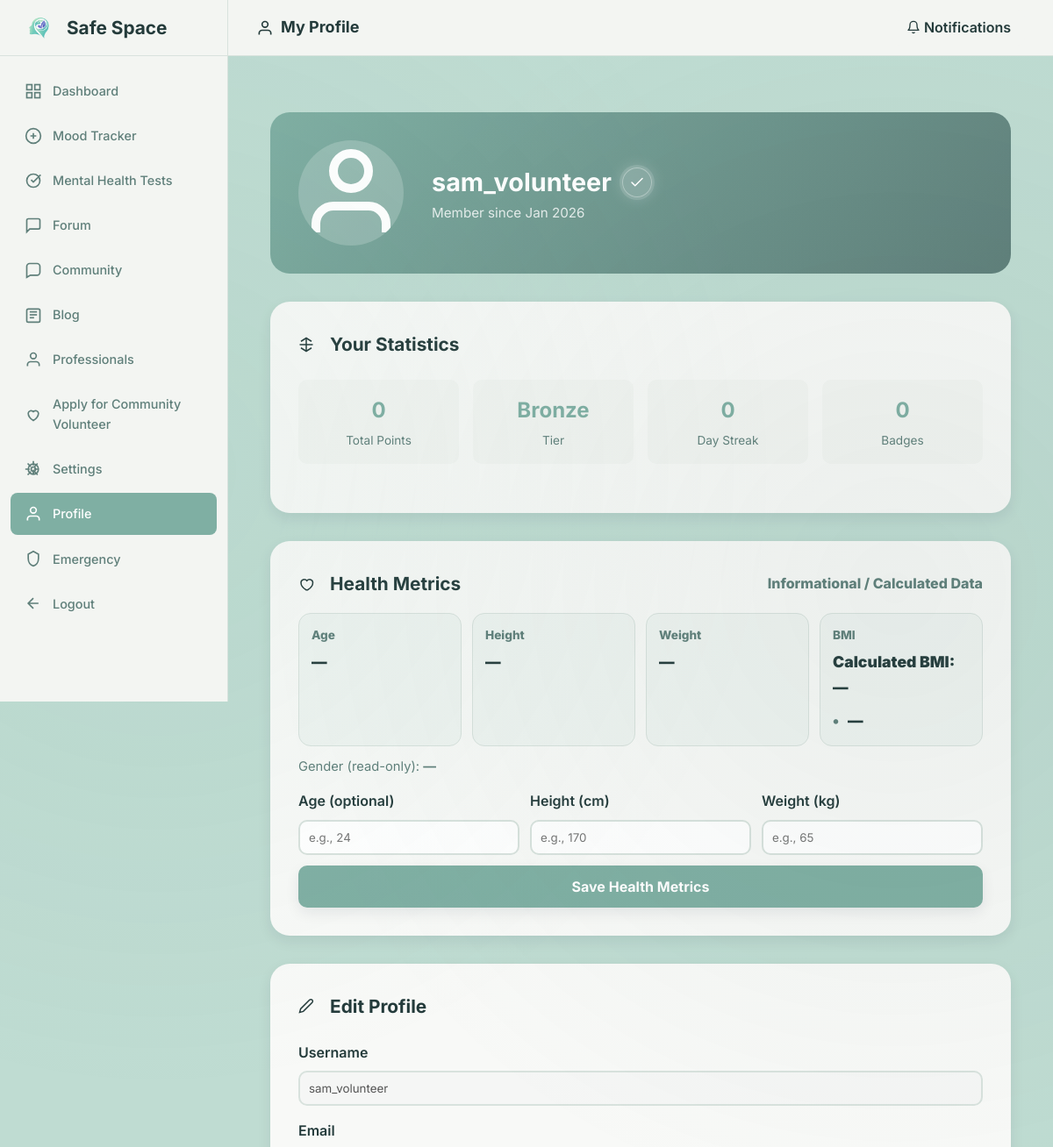
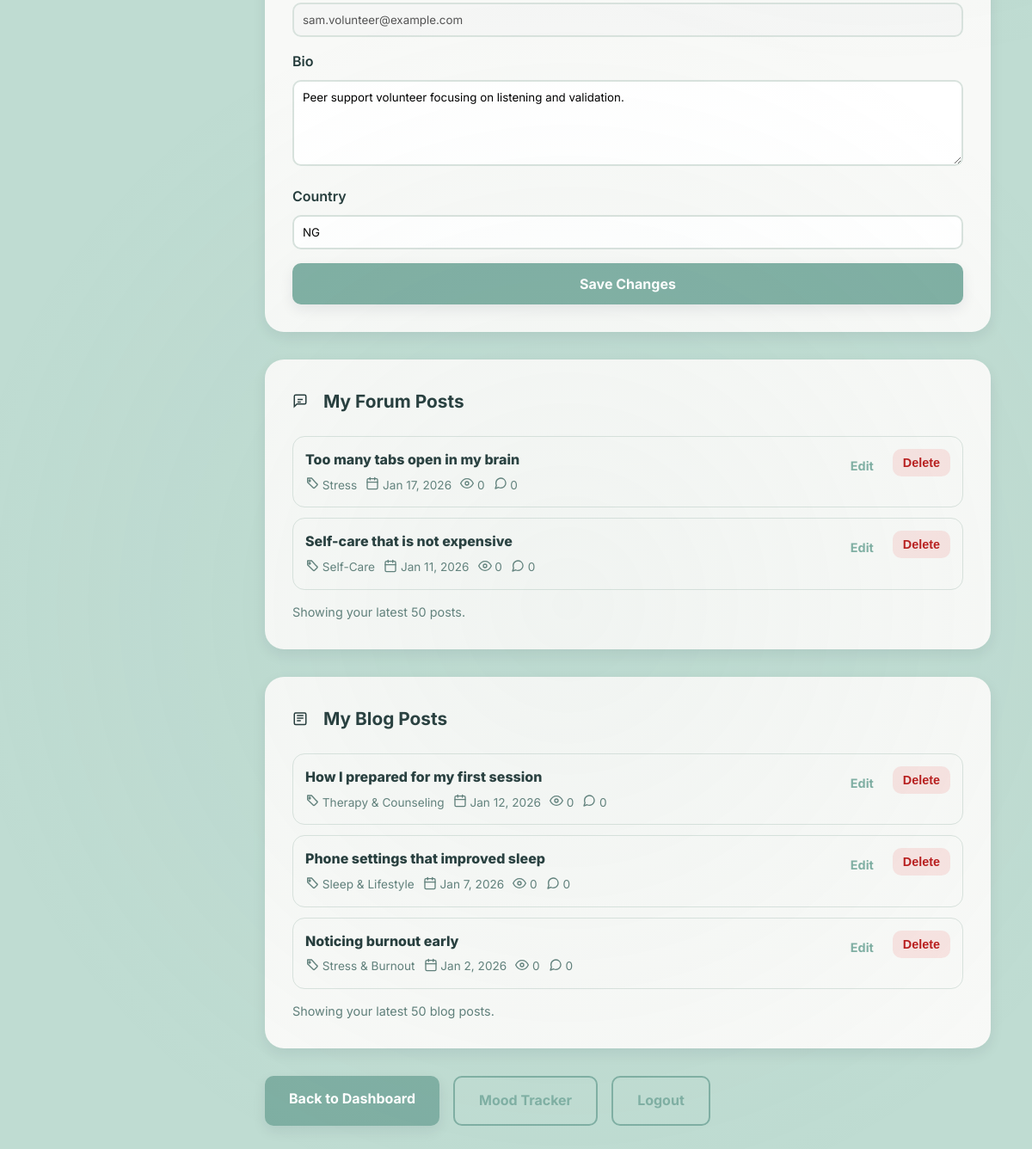
The page /dashboard/profile.php (signed in) on the database its author committed (2 pictures, top to bottom).
### tables this page shows
CREATE TABLE users (
    user_id INT AUTO_INCREMENT PRIMARY KEY,
    username VARCHAR(50) UNIQUE NOT NULL,
    email VARCHAR(100) UNIQUE NOT NULL,
    password_hash VARCHAR(255) NOT NULL,
    full_name VARCHAR(100) NULL,
    phone VARCHAR(30) NULL,
    user_type ENUM('patient', 'professional', 'volunteer', 'supporter', 'community_healer') NOT NULL,
    is_anonymous BOOLEAN DEFAULT TRUE,
    is_verified BOOLEAN DEFAULT FALSE,
    is_active BOOLEAN DEFAULT TRUE,
    profile_picture VARCHAR(255) NULL,
    bio TEXT NULL,
    date_of_birth DATE NULL,
    gender ENUM('male', 'female', 'non_binary', 'prefer_not_to_say', 'other') NULL,
    country VARCHAR(100) NULL,
    timezone VARCHAR(50) DEFAULT 'UTC',
    created_at TIMESTAMP DEFAULT CURRENT_TIMESTAMP,
    last_login TIMESTAMP NULL,
    email_verified_at TIMESTAMP NULL,
    verification_token VARCHAR(100) NULL,
    reset_token VARCHAR(100) NULL,
    reset_token_expiry TIMESTAMP NULL,
    INDEX idx_username (username),
    INDEX idx_email (email),
    INDEX idx_user_type (user_type),
    INDEX idx_is_active (is_active)
);

CREATE TABLE forum_posts (
    post_id INT AUTO_INCREMENT PRIMARY KEY,
    user_id INT NOT NULL,
    category VARCHAR(100) NOT NULL,
    title VARCHAR(255) NOT NULL,
    content LONGTEXT NOT NULL,
    is_encrypted BOOLEAN DEFAULT TRUE,
    view_count INT DEFAULT 0,
    reply_count INT DEFAULT 0,
    is_pinned BOOLEAN DEFAULT FALSE,
    is_locked BOOLEAN DEFAULT FALSE,
    status ENUM('published', 'draft', 'deleted', 'flagged') DEFAULT 'published',
    created_at TIMESTAMP DEFAULT CURRENT_TIMESTAMP,
    updated_at TIMESTAMP DEFAULT CURRENT_TIMESTAMP ON UPDATE CURRENT_TIMESTAMP,
    FOREIGN KEY (user_id) REFERENCES users(user_id) ON DELETE CASCADE,
    INDEX idx_category (category),
    INDEX idx_status (status),
    INDEX idx_created_at (created_at),
    INDEX idx_user_posts (user_id, created_at)
);

CREATE TABLE blog_posts (
    blog_id INT AUTO_INCREMENT PRIMARY KEY,
    user_id INT NOT NULL,
    category VARCHAR(120) NOT NULL,
    title VARCHAR(255) NOT NULL,
    content LONGTEXT NOT NULL,
    is_professional_post BOOLEAN DEFAULT FALSE,
    view_count INT DEFAULT 0,
    comment_count INT DEFAULT 0,
    status ENUM('published', 'draft', 'deleted', 'flagged') DEFAULT 'published',
    created_at TIMESTAMP DEFAULT CURRENT_TIMESTAMP,
    updated_at TIMESTAMP DEFAULT CURRENT_TIMESTAMP ON UPDATE CURRENT_TIMESTAMP,
    FOREIGN KEY (user_id) REFERENCES users(user_id) ON DELETE CASCADE,
    INDEX idx_category (category),
    INDEX idx_status (status),
    INDEX idx_created_at (created_at),
    INDEX idx_user_blogs (user_id, created_at)
);

### dashboard/profile.php (the view, shortened to what the rows shown need)
<?php
require_once '../config/config.php';
$user_id = get_user_id();
$profile_user_id = $user_id;
$is_profile_owner = ((int)$profile_user_id === (int)$user_id);
$db = Database::getInstance();
$conn = $db->getConnection();
$user_stmt = $conn->prepare("SELECT * FROM users WHERE user_id = ?");
$user_stmt->bind_param("i", $profile_user_id);
$user_stmt->execute();
$user = $user_stmt->get_result()->fetch_assoc();
$is_verified_volunteer = (($user['user_type'] ?? '') === 'volunteer');
$my_posts = [];
if ($is_profile_owner) {
    $my_posts_stmt = $conn->prepare("
    SELECT post_id, title, category, view_count, reply_count, created_at, status
    FROM forum_posts
    WHERE user_id = ? AND status <> 'deleted'
    ORDER BY created_at DESC
    LIMIT 50
");
$my_posts_stmt->bind_param('i', $user_id);
$my_posts_stmt->execute();
$my_posts_result = $my_posts_stmt->get_result();
$my_posts = $my_posts_result->fetch_all(MYSQLI_ASSOC);
}
$my_blogs = [];
if ($is_profile_owner) {
    $my_blogs_stmt = $conn->prepare("
    SELECT blog_id, title, category, view_count, comment_count, created_at, status
    FROM blog_posts
    WHERE user_id = ? AND status <> 'deleted'
    ORDER BY created_at DESC
    LIMIT 50
");
$my_blogs_stmt->bind_param('i', $user_id);
$my_blogs_stmt->execute();
$my_blogs_result = $my_blogs_stmt->get_result();
$my_blogs = $my_blogs_result->fetch_all(MYSQLI_ASSOC);
}
?>
<!DOCTYPE html>
<html lang="en">
<head>
    <link rel="stylesheet" href="../assets/css/styles.css">
        <link rel="stylesheet" href="includes/dashboard-layout.css">
</head>
<body>
    <div class="dashboard-wrapper">
        <main class="main-content">
            <div class="top-bar">
                <h2 style="margin: 0; font-size: 18px; color: var(--text-primary);"><svg viewBox="0 0 24 24" width="20" height="20" fill="none" stroke="currentColor" stroke-width="2" style="display: inline-block; margin-right: 8px; vertical-align: middle;"><path d="M20 21v-2a4 4 0 00-4-4H8a4 4 0 00-4 4v2M12 3a4 4 0 100 8 4 4 0 000-8z"/></svg>My Profile</h2>
            </div>
            <div class="content-area">
    <div class="profile-container" style="max-width: 1000px; margin: 0 auto;">
        <div class="profile-header">
            <div class="profile-info">
                <div class="profile-name-row">
                    <h1 style="margin: 0;"><?php echo htmlspecialchars($user['username']); ?></h1>
                    <?php if ($is_verified_volunteer): ?>
                        <span class="volunteer-verified" title="Verified Volunteer" aria-label="Verified Volunteer">
                            <svg viewBox="0 0 24 24" fill="none" stroke="currentColor" stroke-width="2" stroke-linecap="round" stroke-linejoin="round" aria-hidden="true">
                                <path d="M20 6L9 17l-5-5" />
                            </svg>
                        </span>
                    <?php endif; ?>
                </div>
                <p style="opacity: 0.8; font-size: 0.95rem;">
                    Member since <?php echo date('M Y', strtotime($user['created_at'])); ?>
                </p>
            </div>
        </div>
        <?php if ($is_profile_owner): ?>
        <div class="profile-card">
            <div class="card-title"><svg viewBox="0 0 24 24" width="18" height="18" fill="none" stroke="currentColor" stroke-width="2" style="display: inline-block; margin-right: 8px; vertical-align: middle;"><path d="M17 3a2.828 2.828 0 1 1 4 4L7.5 20.5 2 22l1.5-5.5L17 3z"/></svg>Edit Profile</div>
            <form method="POST" action="">
                <div class="form-group">
                    <label>Username</label>
                    <input type="text" value="<?php echo htmlspecialchars($user['username']); ?>" disabled>
                </div>
                <div class="form-group">
                    <label>Email</label>
                    <input type="email" value="<?php echo htmlspecialchars($user['email']); ?>" disabled>
                </div>
                <div class="form-group">
                    <label>Bio</label>
                    <textarea name="bio" placeholder="Tell us about yourself...">
<?php echo htmlspecialchars($user['bio'] ?? ''); ?></textarea>
                </div>
                <div class="form-group">
                    <label>Country</label>
                    <input type="text" name="country" value="<?php echo htmlspecialchars($user['country'] ?? ''); ?>"
                           placeholder="Where are you from?">
                </div>
                <button type="submit" name="update_profile" class="btn btn-primary" style="width: 100%;">
                    Save Changes
                </button>
            </form>
        </div>
        <?php endif; ?>
        <?php if ($is_profile_owner): ?>
        <div class="profile-card">
            <?php if (count($my_posts) === 0): ?>
                <p style="color: var(--text-secondary); margin: 0;">You haven’t posted in the forum yet.</p>
                <div style="margin-top: 12px;">
                    <a href="forum.php" class="btn btn-primary">Go to Forum</a>
                </div>
            <?php else: ?>
                <div class="my-posts-list">
                    <?php foreach ($my_posts as $post): ?>
                        <div class="my-post-item">
                            <div>
                                <a class="my-post-title" href="forum_view.php?post_id=<?php echo (int)$post['post_id']; ?>">
                                    <?php echo htmlspecialchars($post['title']); ?>
                                </a>
                                <div class="my-post-meta">
                                    <span><svg class="icon icon--sm" viewBox="0 0 24 24" fill="none" stroke="currentColor" stroke-width="2" stroke-linecap="round" stroke-linejoin="round" aria-hidden="true"><path d="M20.59 13.41 11 3H4v7l9.59 9.59a2 2 0 0 0 2.82 0l4.18-4.18a2 2 0 0 0 0-2.82z"/><circle cx="7.5" cy="7.5" r="1.5"/></svg> <?php echo htmlspecialchars($post['category']); ?></span>
                                    <span><svg class="icon icon--sm" viewBox="0 0 24 24" fill="none" stroke="currentColor" stroke-width="2" stroke-linecap="round" stroke-linejoin="round" aria-hidden="true"><rect x="3" y="4" width="18" height="18" rx="2" ry="2"/><path d="M16 2v4"/><path d="M8 2v4"/><path d="M3 10h18"/></svg> <?php echo date('M j, Y', strtotime($post['created_at'])); ?></span>
                                    <span><svg class="icon icon--sm" viewBox="0 0 24 24" fill="none" stroke="currentColor" stroke-width="2" stroke-linecap="round" stroke-linejoin="round" aria-hidden="true"><path d="M1 12s4-8 11-8 11 8 11 8-4 8-11 8-11-8-11-8z"/><circle cx="12" cy="12" r="3"/></svg> <?php echo (int)$post['view_count']; ?></span>
                                    <span> <?php echo (int)$post['reply_count']; ?></span>
                                </div>
                            </div>
                            <div class="my-post-actions">
                                <a class="btn btn-secondary btn-sm" href="forum_edit.php?post_id=<?php echo (int)$post['post_id']; ?>">Edit</a>
                                <form method="POST" action="" onsubmit="return confirm('Delete this post? This will remove it from the forum.');" style="margin: 0;">
                                    <button type="submit" name="delete_forum_post" class="btn-sm btn-danger">Delete</button>
                                </form>
                            </div>
                        </div>
                    <?php endforeach; ?>
                </div>
            <?php endif; ?>
        </div>
        <div class="profile-card">
            <?php if (count($my_blogs) === 0): ?>
                <p style="color: var(--text-secondary); margin: 0;">You haven’t written any blog posts yet.</p>
                <div style="margin-top: 12px;">
                    <a href="blogs.php" class="btn btn-primary">Go to Blog</a>
                </div>
            <?php else: ?>
                <div class="my-posts-list">
                    <?php foreach ($my_blogs as $blog): ?>
                        <div class="my-post-item">
                            <div>
                                <a class="my-post-title" href="blog_view.php?blog_id=<?php echo (int)$blog['blog_id']; ?>">
                                    <?php echo htmlspecialchars($blog['title']); ?>
                                </a>
                                <div class="my-post-meta">
                                    <span><svg class="icon icon--sm" viewBox="0 0 24 24" fill="none" stroke="currentColor" stroke-width="2" stroke-linecap="round" stroke-linejoin="round" aria-hidden="true"><path d="M20.59 13.41 11 3H4v7l9.59 9.59a2 2 0 0 0 2.82 0l4.18-4.18a2 2 0 0 0 0-2.82z"/><circle cx="7.5" cy="7.5" r="1.5"/></svg> <?php echo htmlspecialchars($blog['category']); ?></span>
                                    <span><svg class="icon icon--sm" viewBox="0 0 24 24" fill="none" stroke="currentColor" stroke-width="2" stroke-linecap="round" stroke-linejoin="round" aria-hidden="true"><rect x="3" y="4" width="18" height="18" rx="2" ry="2"/><path d="M16 2v4"/><path d="M8 2v4"/><path d="M3 10h18"/></svg> <?php echo date('M j, Y', strtotime($blog['created_at'])); ?></span>
                                    <span><svg class="icon icon--sm" viewBox="0 0 24 24" fill="none" stroke="currentColor" stroke-width="2" stroke-linecap="round" stroke-linejoin="round" aria-hidden="true"><path d="M1 12s4-8 11-8 11 8 11 8-4 8-11 8-11-8-11-8z"/><circle cx="12" cy="12" r="3"/></svg> <?php echo (int)$blog['view_count']; ?></span>
                                    <span> <?php echo (int)$blog['comment_count']; ?></span>
                                </div>
                            </div>
                            <div class="my-post-actions">
                                <a class="btn btn-secondary btn-sm" href="blog_edit.php?blog_id=<?php echo (int)$blog['blog_id']; ?>">Edit</a>
                                <form method="POST" action="" onsubmit="return confirm('Delete this blog post? This will remove it from the blog page.');" style="margin: 0;">
                                    <button type="submit" name="delete_blog_post" class="btn-sm btn-danger">Delete</button>
                                </form>
                            </div>
                        </div>
                    <?php endforeach; ?>
                </div>
            <?php endif; ?>
        </div>
        <?php endif; ?>
    </div>
    </div>
            </div>
</body>
</html>

### rows shown on the page
users: username "sam_volunteer", created_at "Jan 2026", email "sam.volunteer@example.com", bio "Peer support volunteer focusing on listening and validation.", country "NG"
forum_posts: title "Too many tabs open in my brain", category "Stress", created_at "Jan 17, 2026", view_count "0", reply_count "0"
forum_posts: title "Self-care that is not expensive", category "Self-Care", created_at "Jan 11, 2026", view_count "0", reply_count "0"
blog_posts: title "How I prepared for my first session", category "Therapy & Counseling", created_at "Jan 12, 2026", view_count "0", comment_count "0"
blog_posts: title "Phone settings that improved sleep", category "Sleep & Lifestyle", created_at "Jan 7, 2026", view_count "0", comment_count "0"
blog_posts: title "Noticing burnout early", category "Stress & Burnout", created_at "Jan 2, 2026", view_count "0", comment_count "0"

### other values the page prints
$points_data['total_points'] "0"
$points_data['tier_level'] "Bronze"
$points_data['streak_days'] "0"
count($badges) "0"
